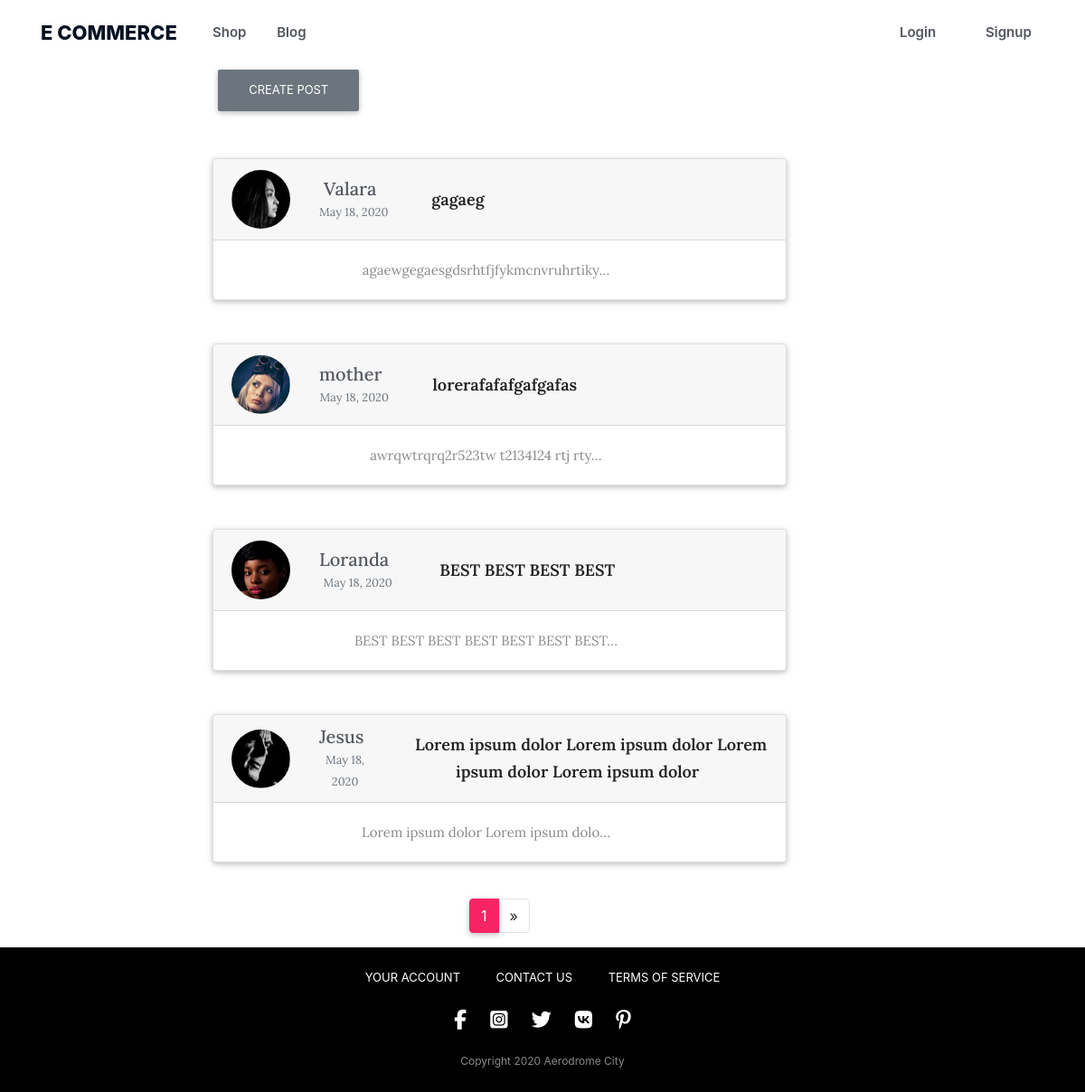
/blog/, run on an earlier commit of the app's database.
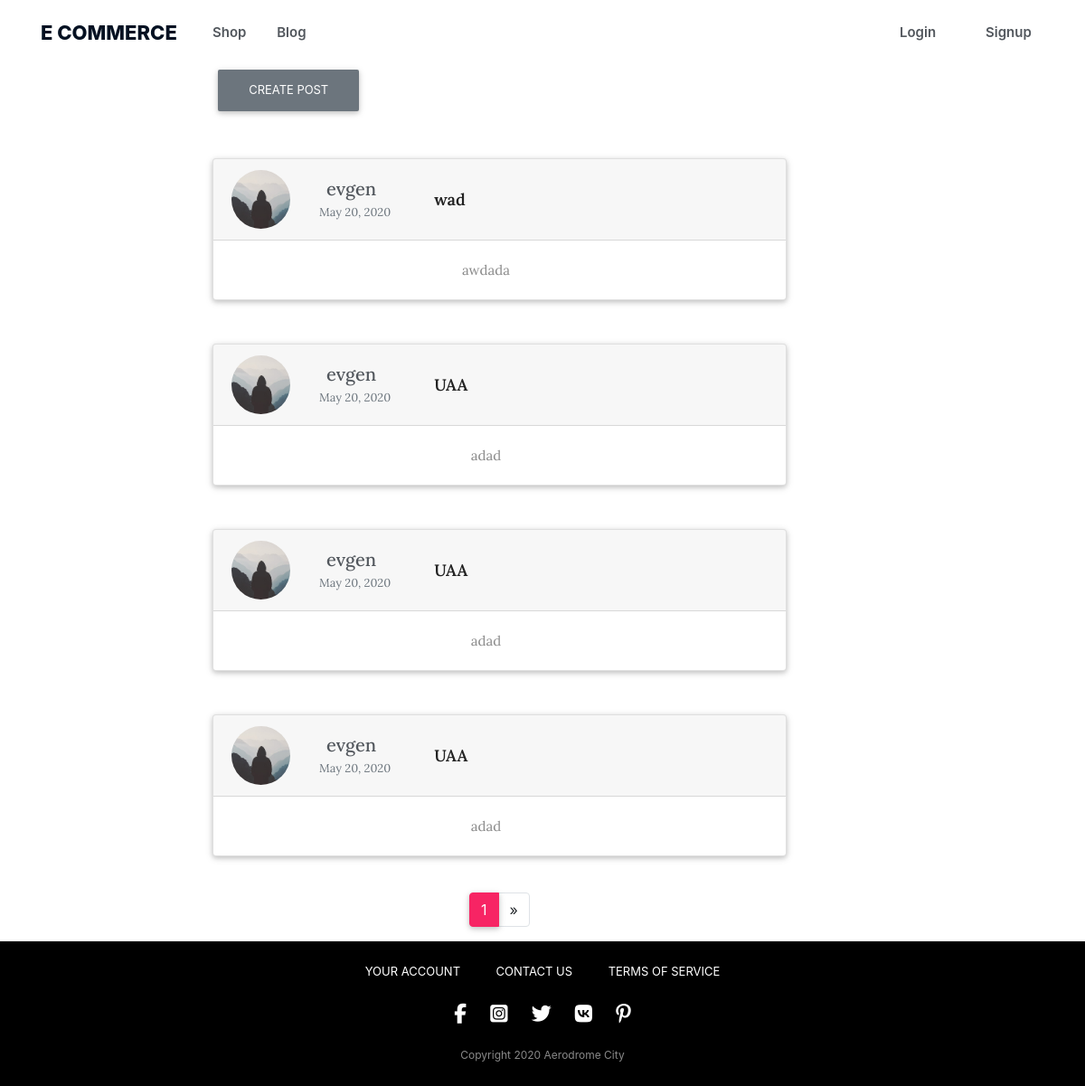
And on a later commit of the database.
### blog/models.py (models this page shows, shortened)
class Post(models.Model):
    title = models.CharField(max_length=150, db_index=True)
    slug = models.SlugField(max_length=150, unique=True)
    content = models.TextField(blank=True, db_index=True)
    date_posted = models.DateTimeField(default=timezone.now)
    author = models.ForeignKey(settings.AUTH_USER_MODEL, on_delete=models.CASCADE)
    def get_absolute_url(self):
        return reverse('post-detail', kwargs={'pk': self.pk})
    def get_username_url(self):
        return reverse('user-posts', kwargs={'username': self.author.username})

### store/models.py (models this page shows, shortened)
class UserProfile(models.Model):
    user = models.OneToOneField(
        settings.AUTH_USER_MODEL, on_delete=models.CASCADE)
    stripe_customer_id = models.CharField(max_length=50, blank=True, null=True)
    one_click_purchasing = models.BooleanField(default=False)
    image = models.ImageField(default='default.jpg', upload_to='profile_pics')

### blog/views.py (the view)
# urls.py: path('', PostListView.as_view(), name='blog-home'),
class PostListView(ListView):
    model = Post
    template_name = 'blog/home.html'  # <app>/<model>_<viewtype>.html
    context_object_name = 'posts'
    ordering = ['-date_posted']
    paginate_by = 4

### blog/templates/blog/home.html (shortened to what this page needs)
{% extends "blog/base.html" %}
{% block content %}
    {% load static %}
    <div>
        <a class="btn btn-secondary btn-sm mt-1 mb-1" href="{% url 'post-create' %}">Create post</a>
    </div>
    {% for post in posts %}
        <div class="card gedf-card mt-5">
            <div class="card-header">
                <div class="d-flex justify-content-between align-items-center">
                    <div class="d-flex justify-content-between align-items-center">
                        <div class="mr-2">
                            <img id="image-blog" class="rounded-circle article-img"
                                 src="{{ post.author.userprofile.image.url }}">
                        </div>
                        <div class="ml-2">
                            <div class="h5 m-0">
                                <a class="mr-2 navigation__link" href="{{ post.get_username_url }}">
                                    {{ post.author }}
                                </a>
                            </div>
                            <div class="h7 text-muted">
                                <small class="text-muted">
                                    {{ post.date_posted|date:"F d, Y" }}
                                </small>
                            </div>
                        </div>
                        <div class="ml-5">
                            <a class="blog__title navigation__link" href="{{ post.get_absolute_url }}">
                                {{ post.title }}
                            </a>
                        </div>
                    </div>
                </div>
            </div>
            <div class="card-body ">
                <a class="desc__blog navigation__link" href="{{ post.get_absolute_url }}">
                    {{ post.content|truncatechars:35 }}
                </a>
            </div>
        </div>
    {% endfor %}
    {% if is_paginated %}
        <nav class="d-flex justify-content-center wow fadeIn">
            <ul class="pagination pg-blue">
                <li class="page-item active">
                    <a class="page-link" href="?page={{ page_obj.number }}">{{ page_obj.number }}
                    </a>
                </li>
                {% if page_obj.has_next %}
                    <li class="page-item">
                        <a class="page-link" href="?page={{ page_obj.next_page_number }}" aria-label="Next">
                            <span aria-hidden="true">&raquo;</span>
                        </a>
                    </li>
                {% endif %}
            </ul>
        </nav>
    {% endif %}
{% endblock %}

What changed in the data, as far as the page shows it:
no longer on this page (row unchanged): Post: author.userprofile.image (picture), author "Valara", date_posted "May 18, 2020", title "gagaeg", content "agaewgegaesgdsrhtfjfykmcnvruhrtiky…"
no longer on this page (row unchanged): Post: author.userprofile.image (picture), author "mother", date_posted "May 18, 2020", title "lorerafafafgafgafas", content "awrqwtrqrq2r523tw t2134124 rtj rty…"
no longer on this page (row unchanged): Post: author.userprofile.image (picture), author "Loranda", date_posted "May 18, 2020", title "BEST BEST BEST BEST", content "BEST BEST BEST BEST BEST BEST BEST…"
no longer on this page (row unchanged): Post: author.userprofile.image (picture), author "Jesus", date_posted "May 18, 2020", title "Lorem ipsum dolor Lorem ipsum dolor Lorem ipsum dolor Lorem ipsum dolor", content "Lorem ipsum dolor Lorem ipsum dolo…"
added Post: author.userprofile.image (picture), author "evgen", date_posted "May 20, 2020", title "wad", content "awdada"
added Post: author.userprofile.image (picture), author "evgen", date_posted "May 20, 2020", title "UAA", content "adad"
added Post: author.userprofile.image (picture), author "evgen", date_posted "May 20, 2020", title "UAA", content "adad"
added Post: author.userprofile.image (picture), author "evgen", date_posted "May 20, 2020", title "UAA", content "adad"
